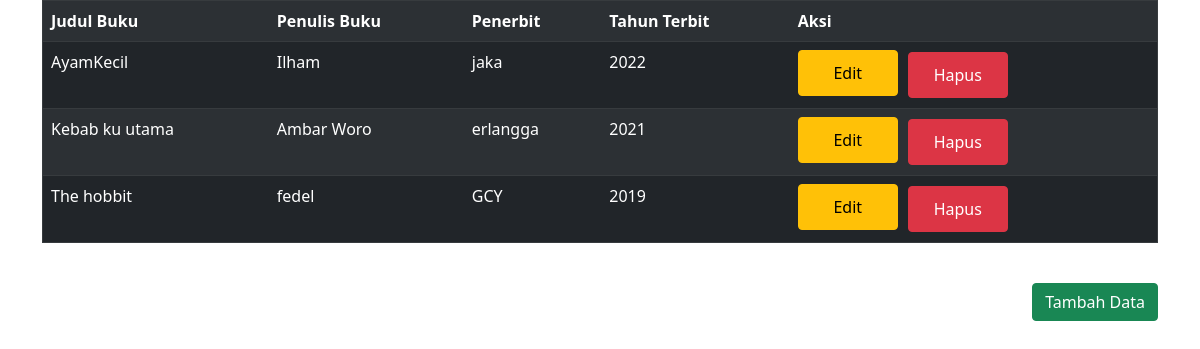
The page /Buku.php on the database its author committed.
### tables this page shows
CREATE TABLE `buku` (
  `id_buku` int(11) NOT NULL,
  `judul_buku` varchar(500) NOT NULL,
  `penulis` varchar(500) NOT NULL,
  `penerbit` varchar(250) NOT NULL,
  `tahun_terbit` int(11) NOT NULL
);

### Koneksi.php (called while the page is built)
<?php
function koneksi()
{
    try {
        $pdo_conn = new PDO(
            'mysql:host=localhost;dbname=database_perpus','root',
            '',
            array(PDO::ATTR_ERRMODE, PDO::ERRMODE_EXCEPTION, PDO::ATTR_PERSISTENT => true)
        );
    }
    catch (PDOException $e) {
        print "Koneksi bermasalah: " . $e->getMessage() . "<br>";
        die();
    }
    return $pdo_conn;
}
?>

### Model.php (the view, shortened to what this page needs)
<?php
require("./Koneksi.php");
function tampildata($nama_tabel)
{
    $stmt = koneksi()->prepare("SELECT * FROM $nama_tabel");
    $stmt->execute();
    $result = $stmt->fetchAll();
    if (!empty($result)) {
        if ($nama_tabel == "member") {
            foreach ($result as $row) {
                echo "<tr>";
                echo "<td>" . $row['nomor_member'] . "</td>";
                echo "<td>" . $row['nama'] . "</td>";
                echo "<td>" . $row['alamat'] . "</td>";
                echo "<td>" . $row["tgl_mendaftar"] . "</td>";
                echo "<td>" . $row["tgl_terakhir_bayar"] . "</td>";
                echo "<td>";
                echo "<a href='FormMember.php?id_member=" . $row['id_member'] . "' class='btn btn-warning ml-2 mb-1' style='width: 100px; padding:10px 0;'> Edit </a>";
                echo "<a href='Member.php?id_member=" . $row['id_member'] . "' onclick=\"return confirm('Yakin Hapus?')\" class='btn btn-danger ml-2' style='width: 100px; margin-left:10px; padding:10px 0;'> Hapus </a>";
                echo "</td>";
                echo "</tr>";
            }
        }
        elseif ($nama_tabel == "buku") {
            foreach ($result as $row) {
                echo "<tr>";
                echo "<td>" . $row['judul_buku'] . "</td>";
                echo "<td>" . $row['penulis'] . "</td>";
                echo "<td>" . $row['penerbit'] . "</td>";
                echo "<td>" . $row["tahun_terbit"] . "</td>";
                echo "<td>";
                echo "<a href='FormBuku.php?id_buku=" . $row['id_buku'] . "'class='btn btn-warning ml-2 mb-1' style='width: 100px; padding:10px 0;'> Edit </a>";
                echo "<a href='Buku.php?id_buku=" . $row['id_buku'] . "' onclick=\"return confirm('Yakin Hapus?')\" class='btn btn-danger ml-2' style='width: 100px; margin-left:10px; padding:10px 0;'> Hapus </a>";
                echo "</td>";
                echo "</tr>";
            }
        }
    }
}

### rows shown on the page
buku: judul_buku "AyamKecil", penulis "Ilham", penerbit "jaka", tahun_terbit "2022"
buku: judul_buku "Kebab ku utama", penulis "Ambar Woro", penerbit "erlangga", tahun_terbit "2021"
buku: judul_buku "The hobbit", penulis "fedel", penerbit "GCY", tahun_terbit "2019"
